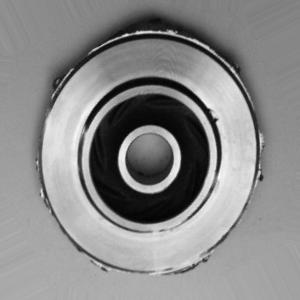
#> input picture test_resmi.jpeg, 300 x 300 px
$ python chaos_test.py
#> lines starting #> are read from the running program, lines starting #| are printed output that depends on the picture
import requests
from PIL import Image, ImageEnhance, ImageFilter
import io
import numpy as np
import random

# --- AYARLAR ---
API_URL = "http://127.0.0.1:8000/predict"
IMAGE_PATH = "test_resmi.jpeg"  # Senin test resmin

# --- YARDIMCI FONKSİYONLAR (MODÜLER YAPI) ---

def apply_brightness(image, factor):
    """Parlaklığı değiştirir (0.0 = Siyah, 1.0 = Orijinal)"""
    enhancer = ImageEnhance.Brightness(image)
    return enhancer.enhance(factor)

def apply_blur(image, radius):
    """Bulanıklık ekler (radius arttıkça bulanıklaşır)"""
    return image.filter(ImageFilter.GaussianBlur(radius))

def apply_rotation(image, angle):
    """Resmi döndürür (90, 180, 270)"""
    return image.rotate(angle, expand=True)

def apply_noise(image, factor):
    """Resme rastgele gürültü (Noise) ekler"""
    img_array = np.array(image)
    noise = np.random.randint(0, 50, img_array.shape, dtype='uint8')

    # Gürültüyü ekle (Ama çok bozmamak için factor ile çarp)
    # Basit bir salt-and-pepper simülasyonu
    noisy_image = Image.fromarray(np.clip(img_array + noise * factor, 0, 255).astype('uint8'))
    return noisy_image

def send_to_api(image, scenario_name):
    """Resmi API'ya gönderir ve sonucu raporlar"""
    img_byte_arr = io.BytesIO()
    image.save(img_byte_arr, format='JPEG')
    img_byte_arr.seek(0)

    files = {'file': (f'{scenario_name}.jpg', img_byte_arr, 'image/jpeg')}

    try:
        response = requests.post(API_URL, files=files)
        result = response.json()

        conf = result['confidence']
        pred = result['prediction']

        # Emoji ile durum göstergesi
        status = "✅" if conf > 80 else "⚠️ RİSK (Drift)"
        print(f"{scenario_name:<20} | {pred:<10} | %{conf:<6} | {status}")

    except Exception as e:
        print(f"{scenario_name:<20} | HATA: {str(e)}")

# --- ANA TEST MERKEZİ ---
def run_chaos_monkey():
    original_img = Image.open(IMAGE_PATH).convert('RGB')
#> original_img is the input picture: PIL image 300x300 RGB; min 0, max 255, mean 137.5

    print("\n" + "="*60)
    print(f"🐵 CHAOS MONKEY TEST BAŞLIYOR: {IMAGE_PATH}")
    print("="*60)
    print(f"{'Senaryo':<20} | {'Tahmin':<10} | {'Güven':<7} | {'Durum'}")
    print("-" * 60)

    # 1. PARLAKLIK TESTLERİ
    send_to_api(apply_brightness(original_img, 0.5), "Az Işık (%50)")
#> in apply_brightness, `return enhancer.enhance(factor)`:
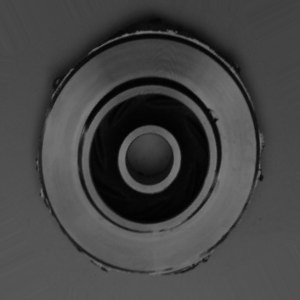
#> returned value: PIL image 300x300 RGB; min 0, max 127, mean 68.5
#> (the call stopped at in send_to_api, `response = requests.post(API_URL, files=files)`: requests is not available in this run)
    send_to_api(apply_brightness(original_img, 0.2), "Karanlık (%20)")
#> call 2 of apply_brightness, with factor = 0.2
#> in apply_brightness (call 2), `return enhancer.enhance(factor)`:
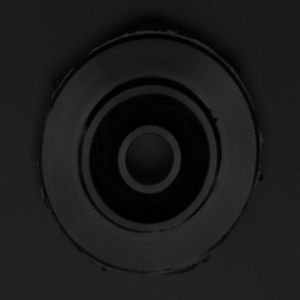
#> returned value: PIL image 300x300 RGB; min 0, max 51, mean 27.1
#> (the call stopped at in send_to_api, `response = requests.post(API_URL, files=files)`: requests is not available in this run)

    # 2. BULANIKLIK TESTLERİ
    send_to_api(apply_blur(original_img, 2), "Hafif Bulanık")
#> in apply_blur, `return image.filter(ImageFilter.GaussianBlur(radius))`:
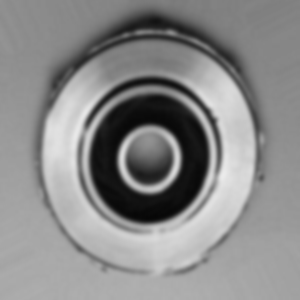
#> returned value: PIL image 300x300 RGB; min 6, max 235, mean 137.5
#> (the call stopped at in send_to_api, `response = requests.post(API_URL, files=files)`: requests is not available in this run)
    send_to_api(apply_blur(original_img, 5), "Çok Bulanık")
#> call 2 of apply_blur, with radius = 5
#> in apply_blur (call 2), `return image.filter(ImageFilter.GaussianBlur(radius))`:
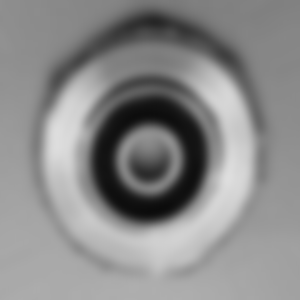
#> returned value: PIL image 300x300 RGB; min 11, max 222, mean 137.5
#> (the call stopped at in send_to_api, `response = requests.post(API_URL, files=files)`: requests is not available in this run)

    # 3. DÖNDÜRME TESTLERİ (Senin istediğin kritik kısım)
    send_to_api(apply_rotation(original_img, 90),  "Döndür (90°)")
#> in apply_rotation, `return image.rotate(angle, expand=True)`:
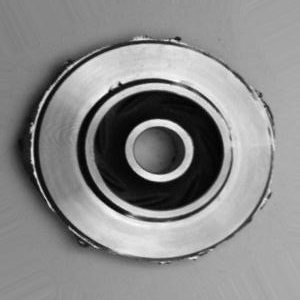
#> returned value: PIL image 300x300 RGB; min 0, max 255, mean 137.5
#> (the call stopped at in send_to_api, `response = requests.post(API_URL, files=files)`: requests is not available in this run)
    send_to_api(apply_rotation(original_img, 180), "Döndür (180°)")
#> call 2 of apply_rotation, with angle = 180
#> in apply_rotation (call 2), `return image.rotate(angle, expand=True)`:
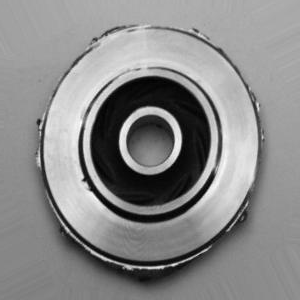
#> returned value: PIL image 300x300 RGB; min 0, max 255, mean 137.5
#> (the call stopped at in send_to_api, `response = requests.post(API_URL, files=files)`: requests is not available in this run)
    send_to_api(apply_rotation(original_img, 270), "Döndür (270°)")
#> call 3 of apply_rotation, with angle = 270
#> in apply_rotation (call 3), `return image.rotate(angle, expand=True)`:
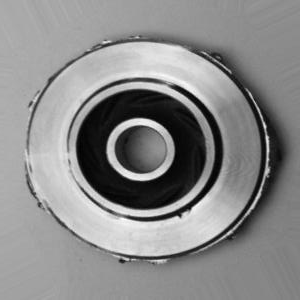
#> returned value: PIL image 300x300 RGB; min 0, max 255, mean 137.5
#> (the call stopped at in send_to_api, `response = requests.post(API_URL, files=files)`: requests is not available in this run)

    # 4. GÜRÜLTÜ TESTİ
    send_to_api(apply_noise(original_img, 0.5), "Kamera Paraziti")

    print("="*60 + "\n")

if __name__ == "__main__":
#> (the run stopped early here; a loop or call above may not have finished)
